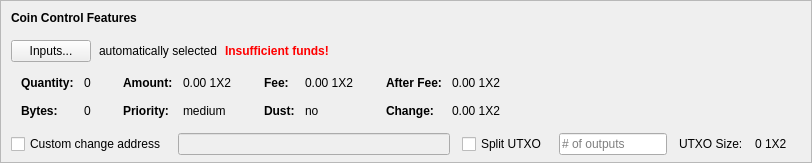
    <widget class="QFrame" name="frameCoinControl">
     <property name="sizePolicy">
      <sizepolicy hsizetype="Expanding" vsizetype="Expanding">
       <horstretch>0</horstretch>
       <verstretch>0</verstretch>
      </sizepolicy>
     </property>
     <property name="maximumSize">
      <size>
       <width>16777215</width>
       <height>16777215</height>
      </size>
     </property>
     <property name="frameShape">
      <enum>QFrame::StyledPanel</enum>
     </property>
     <property name="frameShadow">
      <enum>QFrame::Sunken</enum>
     </property>
     <layout class="QVBoxLayout" name="verticalLayoutCoinControl2">
      <property name="spacing">
       <number>0</number>
      </property>
      <property name="leftMargin">
       <number>0</number>
      </property>
      <property name="topMargin">
       <number>0</number>
      </property>
      <property name="rightMargin">
       <number>0</number>
      </property>
      <property name="bottomMargin">
       <number>6</number>
      </property>
      <item>
       <layout class="QVBoxLayout" name="verticalLayoutCoinControl" stretch="0,0,0,0,1">
        <property name="spacing">
         <number>0</number>
        </property>
        <property name="leftMargin">
         <number>10</number>
        </property>
        <property name="topMargin">
         <number>10</number>
        </property>
        <item>
         <layout class="QHBoxLayout" name="horizontalLayoutCoinControl1">
          <property name="bottomMargin">
           <number>15</number>
          </property>
          <item>
           <widget class="QLabel" name="labelCoinControlFeatures">
            <property name="sizePolicy">
             <sizepolicy hsizetype="Preferred" vsizetype="Maximum">
              <horstretch>0</horstretch>
              <verstretch>0</verstretch>
             </sizepolicy>
            </property>
            <property name="font">
             <font>
              <weight>75</weight>
              <bold>true</bold>
             </font>
            </property>
            <property name="styleSheet">
             <string notr="true">font-weight:bold;</string>
            </property>
            <property name="text">
             <string>Coin Control Features</string>
            </property>
           </widget>
          </item>
         </layout>
        </item>
        <item>
         <layout class="QHBoxLayout" name="horizontalLayoutCoinControl2" stretch="0,0,0,0">
          <property name="spacing">
           <number>8</number>
          </property>
          <property name="bottomMargin">
           <number>10</number>
          </property>
          <item>
           <widget class="QPushButton" name="pushButtonCoinControl">
            <property name="styleSheet">
             <string notr="true"/>
            </property>
            <property name="text">
             <string>Inputs...</string>
            </property>
            <property name="autoDefault">
             <bool>false</bool>
            </property>
           </widget>
          </item>
          <item>
           <widget class="QLabel" name="labelCoinControlAutomaticallySelected">
            <property name="text">
             <string>automatically selected</string>
            </property>
            <property name="margin">
             <number>5</number>
            </property>
           </widget>
          </item>
          <item>
           <widget class="QLabel" name="labelCoinControlInsuffFunds">
            <property name="font">
             <font>
              <weight>75</weight>
              <bold>true</bold>
             </font>
            </property>
            <property name="styleSheet">
             <string notr="true">color:red;font-weight:bold;</string>
            </property>
            <property name="text">
             <string>Insufficient funds!</string>
            </property>
            <property name="margin">
             <number>5</number>
            </property>
           </widget>
          </item>
          <item>
           <spacer name="horizontalSpacerCoinControl">
            <property name="orientation">
             <enum>Qt::Horizontal</enum>
            </property>
            <property name="sizeHint" stdset="0">
             <size>
              <width>40</width>
              <height>1</height>
             </size>
            </property>
           </spacer>
          </item>
         </layout>
        </item>
        <item>
         <widget class="QWidget" name="widgetCoinControl" native="true">
          <property name="sizePolicy">
           <sizepolicy hsizetype="Preferred" vsizetype="Preferred">
            <horstretch>0</horstretch>
            <verstretch>0</verstretch>
           </sizepolicy>
          </property>
          <property name="minimumSize">
           <size>
            <width>0</width>
            <height>0</height>
           </size>
          </property>
          <property name="styleSheet">
           <string notr="true"/>
          </property>
          <layout class="QHBoxLayout" name="horizontalLayoutCoinControl5">
           <property name="leftMargin">
            <number>0</number>
           </property>
           <property name="topMargin">
            <number>0</number>
           </property>
           <property name="rightMargin">
            <number>0</number>
           </property>
           <property name="bottomMargin">
            <number>0</number>
           </property>
           <item>
            <layout class="QHBoxLayout" name="horizontalLayoutCoinControl3" stretch="0,0,0,1">
             <property name="spacing">
              <number>20</number>
             </property>
             <property name="topMargin">
              <number>0</number>
             </property>
             <property name="bottomMargin">
              <number>10</number>
             </property>
             <item>
              <layout class="QFormLayout" name="formLayoutCoinControl1">
               <property name="horizontalSpacing">
                <number>10</number>
               </property>
               <property name="verticalSpacing">
                <number>14</number>
               </property>
               <property name="leftMargin">
                <number>10</number>
               </property>
               <property name="topMargin">
                <number>4</number>
               </property>
               <property name="rightMargin">
                <number>6</number>
               </property>
               <item row="0" column="0">
                <widget class="QLabel" name="labelCoinControlQuantityText">
                 <property name="font">
                  <font>
                   <weight>75</weight>
                   <bold>true</bold>
                  </font>
                 </property>
                 <property name="text">
                  <string>Quantity:</string>
                 </property>
                 <property name="margin">
                  <number>0</number>
                 </property>
                </widget>
               </item>
               <item row="0" column="1">
                <widget class="QLabel" name="labelCoinControlQuantity">
                 <property name="cursor">
                  <cursorShape>IBeamCursor</cursorShape>
                 </property>
                 <property name="contextMenuPolicy">
                  <enum>Qt::ActionsContextMenu</enum>
                 </property>
                 <property name="text">
                  <string notr="true">0</string>
                 </property>
                 <property name="margin">
                  <number>0</number>
                 </property>
                 <property name="textInteractionFlags">
                  <set>Qt::LinksAccessibleByMouse|Qt::TextSelectableByKeyboard|Qt::TextSelectableByMouse</set>
                 </property>
                </widget>
               </item>
               <item row="1" column="0">
                <widget class="QLabel" name="labelCoinControlBytesText">
                 <property name="font">
                  <font>
                   <weight>75</weight>
                   <bold>true</bold>
                  </font>
                 </property>
                 <property name="text">
                  <string>Bytes:</string>
                 </property>
                </widget>
               </item>
               <item row="1" column="1">
                <widget class="QLabel" name="labelCoinControlBytes">
                 <property name="cursor">
                  <cursorShape>IBeamCursor</cursorShape>
                 </property>
                 <property name="contextMenuPolicy">
                  <enum>Qt::ActionsContextMenu</enum>
                 </property>
                 <property name="text">
                  <string notr="true">0</string>
                 </property>
                 <property name="textInteractionFlags">
                  <set>Qt::LinksAccessibleByMouse|Qt::TextSelectableByKeyboard|Qt::TextSelectableByMouse</set>
                 </property>
                </widget>
               </item>
              </layout>
             </item>
             <item>
              <layout class="QFormLayout" name="formLayoutCoinControl2">
               <property name="horizontalSpacing">
                <number>10</number>
               </property>
               <property name="verticalSpacing">
                <number>14</number>
               </property>
               <property name="leftMargin">
                <number>6</number>
               </property>
               <property name="topMargin">
                <number>4</number>
               </property>
               <property name="rightMargin">
                <number>6</number>
               </property>
               <item row="0" column="0">
                <widget class="QLabel" name="labelCoinControlAmountText">
                 <property name="font">
                  <font>
                   <weight>75</weight>
                   <bold>true</bold>
                  </font>
                 </property>
                 <property name="text">
                  <string>Amount:</string>
                 </property>
                 <property name="margin">
                  <number>0</number>
                 </property>
                </widget>
               </item>
               <item row="0" column="1">
                <widget class="QLabel" name="labelCoinControlAmount">
                 <property name="cursor">
                  <cursorShape>IBeamCursor</cursorShape>
                 </property>
                 <property name="contextMenuPolicy">
                  <enum>Qt::ActionsContextMenu</enum>
                 </property>
                 <property name="text">
                  <string notr="true">0.00 1X2</string>
                 </property>
                 <property name="textInteractionFlags">
                  <set>Qt::LinksAccessibleByMouse|Qt::TextSelectableByKeyboard|Qt::TextSelectableByMouse</set>
                 </property>
                </widget>
               </item>
               <item row="1" column="0">
                <widget class="QLabel" name="labelCoinControlPriorityText">
                 <property name="font">
                  <font>
                   <weight>75</weight>
                   <bold>true</bold>
                  </font>
                 </property>
                 <property name="text">
                  <string>Priority:</string>
                 </property>
                </widget>
               </item>
               <item row="1" column="1">
                <widget class="QLabel" name="labelCoinControlPriority">
                 <property name="cursor">
                  <cursorShape>IBeamCursor</cursorShape>
                 </property>
                 <property name="contextMenuPolicy">
                  <enum>Qt::ActionsContextMenu</enum>
                 </property>
                 <property name="text">
                  <string>medium</string>
                 </property>
                 <property name="textInteractionFlags">
                  <set>Qt::LinksAccessibleByMouse|Qt::TextSelectableByKeyboard|Qt::TextSelectableByMouse</set>
                 </property>
                </widget>
               </item>
              </layout>
             </item>
             <item>
              <layout class="QFormLayout" name="formLayoutCoinControl3">
               <property name="horizontalSpacing">
                <number>10</number>
               </property>
               <property name="verticalSpacing">
                <number>14</number>
               </property>
               <property name="leftMargin">
                <number>6</number>
               </property>
               <property name="topMargin">
                <number>4</number>
               </property>
               <property name="rightMargin">
                <number>6</number>
               </property>
               <item row="0" column="0">
                <widget class="QLabel" name="labelCoinControlFeeText">
                 <property name="font">
                  <font>
                   <weight>75</weight>
                   <bold>true</bold>
                  </font>
                 </property>
                 <property name="text">
                  <string>Fee:</string>
                 </property>
                 <property name="margin">
                  <number>0</number>
                 </property>
                </widget>
               </item>
               <item row="0" column="1">
                <widget class="QLabel" name="labelCoinControlFee">
                 <property name="cursor">
                  <cursorShape>IBeamCursor</cursorShape>
                 </property>
                 <property name="contextMenuPolicy">
                  <enum>Qt::ActionsContextMenu</enum>
                 </property>
                 <property name="text">
                  <string notr="true">0.00 1X2</string>
                 </property>
                 <property name="textInteractionFlags">
                  <set>Qt::LinksAccessibleByMouse|Qt::TextSelectableByKeyboard|Qt::TextSelectableByMouse</set>
                 </property>
                </widget>
               </item>
               <item row="1" column="0">
                <widget class="QLabel" name="labelCoinControlLowOutputText">
                 <property name="font">
                  <font>
                   <weight>75</weight>
                   <bold>true</bold>
                  </font>
                 </property>
                 <property name="text">
                  <string>Dust:</string>
                 </property>
                </widget>
               </item>
               <item row="1" column="1">
                <widget class="QLabel" name="labelCoinControlLowOutput">
                 <property name="cursor">
                  <cursorShape>IBeamCursor</cursorShape>
                 </property>
                 <property name="contextMenuPolicy">
                  <enum>Qt::ActionsContextMenu</enum>
                 </property>
                 <property name="text">
                  <string>no</string>
                 </property>
                 <property name="textInteractionFlags">
                  <set>Qt::LinksAccessibleByMouse|Qt::TextSelectableByKeyboard|Qt::TextSelectableByMouse</set>
                 </property>
                </widget>
               </item>
              </layout>
             </item>
             <item>
              <layout class="QFormLayout" name="formLayoutCoinControl4">
               <property name="horizontalSpacing">
                <number>10</number>
               </property>
               <property name="verticalSpacing">
                <number>14</number>
               </property>
               <property name="leftMargin">
                <number>6</number>
               </property>
               <property name="topMargin">
                <number>4</number>
               </property>
               <property name="rightMargin">
                <number>6</number>
               </property>
               <item row="0" column="0">
                <widget class="QLabel" name="labelCoinControlAfterFeeText">
                 <property name="font">
                  <font>
                   <weight>75</weight>
                   <bold>true</bold>
                  </font>
                 </property>
                 <property name="text">
                  <string>After Fee:</string>
                 </property>
                 <property name="margin">
                  <number>0</number>
                 </property>
                </widget>
               </item>
               <item row="0" column="1">
                <widget class="QLabel" name="labelCoinControlAfterFee">
                 <property name="cursor">
                  <cursorShape>IBeamCursor</cursorShape>
                 </property>
                 <property name="contextMenuPolicy">
                  <enum>Qt::ActionsContextMenu</enum>
                 </property>
                 <property name="text">
                  <string notr="true">0.00 1X2</string>
                 </property>
                 <property name="textInteractionFlags">
                  <set>Qt::LinksAccessibleByMouse|Qt::TextSelectableByKeyboard|Qt::TextSelectableByMouse</set>
                 </property>
                </widget>
               </item>
               <item row="1" column="0">
                <widget class="QLabel" name="labelCoinControlChangeText">
                 <property name="font">
                  <font>
                   <weight>75</weight>
                   <bold>true</bold>
                  </font>
                 </property>
                 <property name="text">
                  <string>Change:</string>
                 </property>
                </widget>
               </item>
               <item row="1" column="1">
                <widget class="QLabel" name="labelCoinControlChange">
                 <property name="cursor">
                  <cursorShape>IBeamCursor</cursorShape>
                 </property>
                 <property name="contextMenuPolicy">
                  <enum>Qt::ActionsContextMenu</enum>
                 </property>
                 <property name="text">
                  <string notr="true">0.00 1X2</string>
                 </property>
                 <property name="textInteractionFlags">
                  <set>Qt::LinksAccessibleByMouse|Qt::TextSelectableByKeyboard|Qt::TextSelectableByMouse</set>
                 </property>
                </widget>
               </item>
              </layout>
             </item>
            </layout>
           </item>
          </layout>
         </widget>
        </item>
        <item>
         <layout class="QHBoxLayout" name="horizontalLayoutCoinControl4" stretch="0,0,0,0,0,0,0">
          <property name="spacing">
           <number>12</number>
          </property>
          <property name="sizeConstraint">
           <enum>QLayout::SetDefaultConstraint</enum>
          </property>
          <property name="topMargin">
           <number>5</number>
          </property>
          <property name="rightMargin">
           <number>5</number>
          </property>
          <item>
           <widget class="QCheckBox" name="checkBoxCoinControlChange">
            <property name="toolTip">
             <string>If this is activated, but the change address is empty or invalid, change will be sent to a newly generated address.</string>
            </property>
            <property name="text">
             <string>Custom change address</string>
            </property>
           </widget>
          </item>
          <item>
           <widget class="QValidatedLineEdit" name="lineEditCoinControlChange">
            <property name="enabled">
             <bool>false</bool>
            </property>
            <property name="sizePolicy">
             <sizepolicy hsizetype="Expanding" vsizetype="Fixed">
              <horstretch>0</horstretch>
              <verstretch>0</verstretch>
             </sizepolicy>
            </property>
           </widget>
          </item>
          <item>
           <widget class="QCheckBox" name="splitBlockCheckBox">
            <property name="text">
             <string>Split UTXO</string>
            </property>
           </widget>
          </item>
          <item>
           <widget class="QLineEdit" name="splitBlockLineEdit">
            <property name="sizePolicy">
             <sizepolicy hsizetype="Fixed" vsizetype="Fixed">
              <horstretch>50</horstretch>
              <verstretch>0</verstretch>
             </sizepolicy>
            </property>
            <property name="placeholderText">
             <string># of outputs</string>
            </property>
           </widget>
          </item>
          <item>
           <widget class="QLabel" name="labelBlockSizeText">
            <property name="text">
             <string>UTXO Size:</string>
            </property>
           </widget>
          </item>
          <item>
           <widget class="QLabel" name="labelBlockSize">
            <property name="text">
             <string>0 1X2</string>
            </property>
           </widget>
          </item>
          <item>
           <widget class="QLabel" name="labelCoinControlChangeLabel">
            <property name="sizePolicy">
             <sizepolicy hsizetype="Preferred" vsizetype="Expanding">
              <horstretch>0</horstretch>
              <verstretch>0</verstretch>
             </sizepolicy>
            </property>
            <property name="minimumSize">
             <size>
              <width>0</width>
              <height>0</height>
             </size>
            </property>
            <property name="text">
             <string/>
            </property>
            <property name="margin">
             <number>3</number>
            </property>
           </widget>
          </item>
         </layout>
        </item>
        <item>
         <spacer name="verticalSpacerCoinControl">
          <property name="orientation">
           <enum>Qt::Vertical</enum>
          </property>
          <property name="sizeHint" stdset="0">
           <size>
            <width>800</width>
            <height>1</height>
           </size>
          </property>
         </spacer>
        </item>
       </layout>
      </item>
     </layout>
    </widget>
